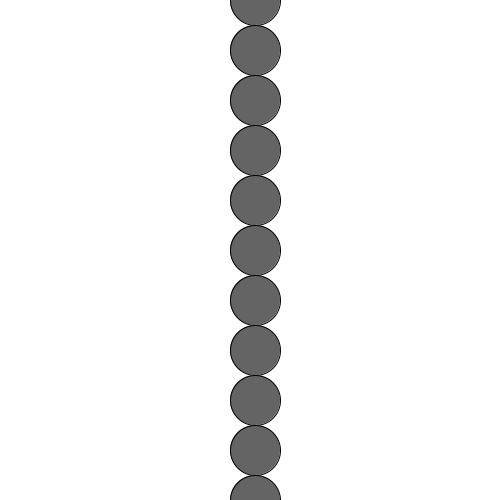
Frame 1 (no input)
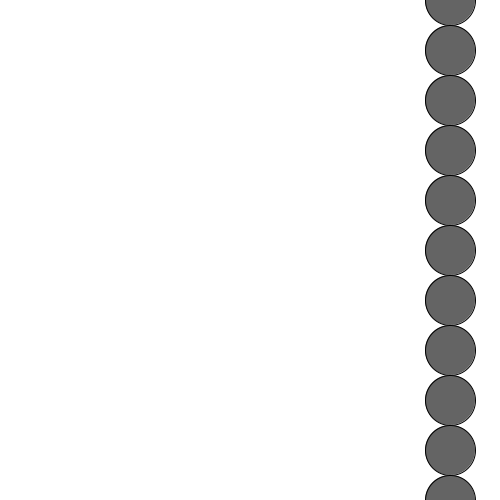
Frame 60 (the mouse pressed at the canvas centre just before this capture)
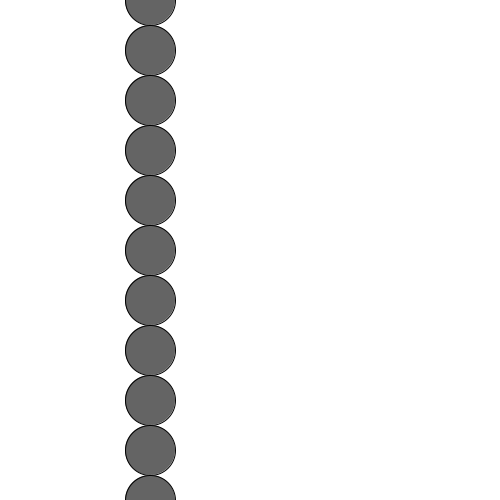
Frame 120 (the mouse held since frame 60 and released just before this capture)

The Processing sketch that drew these frames (run headless with seeded random() and noise(); from frame 60 on, the mouse is pressed at the canvas centre):

// Processing sketch: processing_105840
// ── processing_105840.pde

int xPos;
int dia;
int velocity;
int[] circleX = new int[11];

void setup() {
  size (500, 500);
  background (255);
  smooth();
  
  for (int i=0; i<11; i++){
    circleX[i]= 50*i;
  }

  xPos = width/2;
  dia = 50;
  velocity = 5;

}

void draw () {
  xPos += velocity;
  background (255);  
  fill (100);

  if (xPos >= 500) {
   velocity=-velocity;

  }
  else if (xPos <= 0) {
    velocity=-velocity;
  }
    
  for (int i=0; i<11; i++){
  ellipse (xPos, circleX[i], dia, dia);
  }
}
